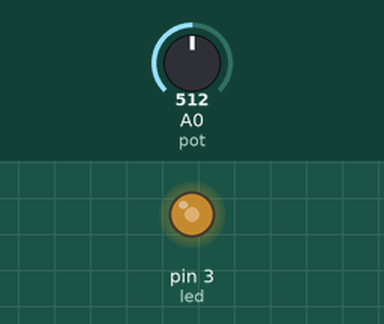
The sketch below on a simulated Arduino Uno, built with avr-gcc and run on an emulated ATmega328P. On the bench: output pins drawn as LEDs (lit = HIGH). The test bench sets the inputs (shaded band); at power-on: A0 (pot) = 512.

Above: at 1.2 s.
1.3 s: A0 (pot) set to 716
At 1.9 s:
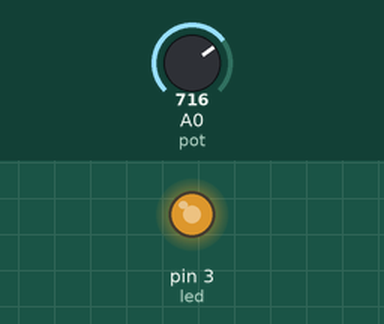
2.8 s: A0 (pot) set to 900
At 3.1 s:
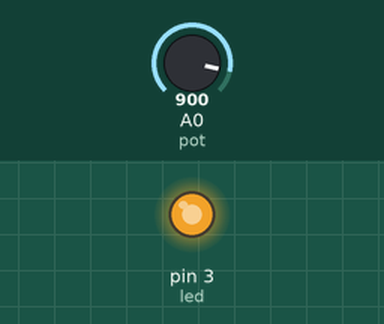
4.3 s: A0 (pot) set to 122
At 5.4 s:
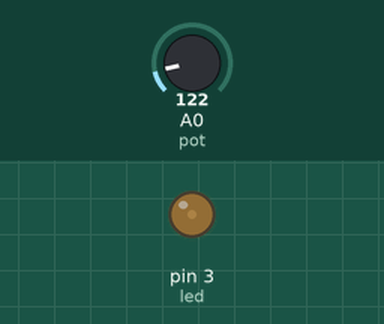
5.8 s: A0 (pot) set to 0
At 6.5 s:
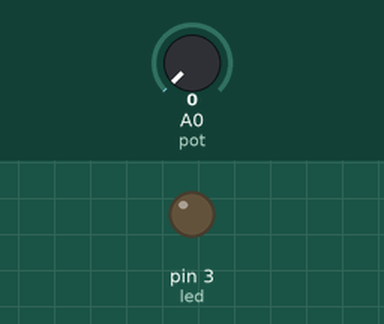
Timing chart, 0 to 8.3 s (numbered marks = the images above; inputs shaded):
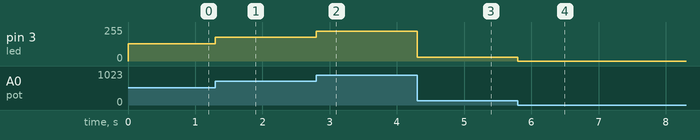

The sketch:

potenciometro_b_sico.ino
```cpp
const int led = 3;  // led conectado al pin 3
const int pot = A0; // el pot esta conectado al pin A0

int brillo;  //variable para el brillo

void setup ()  {
pinMode (led, OUTPUT);  // declaramos el led como salida
}

void loop (){

brillo = analogRead (pot) / 4;
Serial.println (brillo);
analogWrite(led, brillo);
}
```

Measured:
- after the input at 1.3 s, pin 3 (led): 128/255 → 179/255 at once
- after the input at 2.8 s, pin 3 (led): 179/255 → 225/255 at once
- after the input at 4.3 s, pin 3 (led): 225/255 → 30/255 at once
- after the input at 5.8 s, pin 3 (led): 30/255 → 0/255 at once
